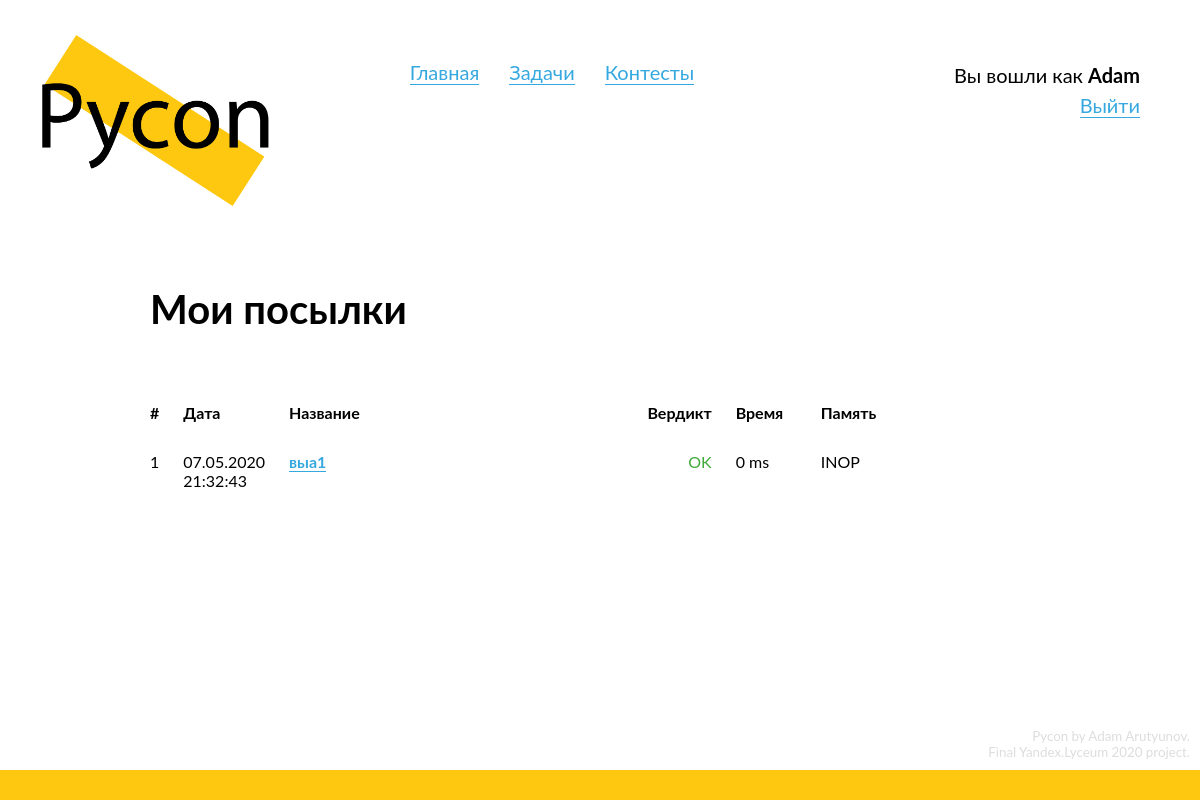
Screenshot of /problems/4/submissions (signed in) with the database file from the repository.
### data/models/user.py (models this page shows, shortened)
class User(SqlAlchemyBase, UserMixin, SerializerMixin):
    __tablename__ = 'users'
    id = Column(Integer, primary_key=True, autoincrement=True)
    login = Column(String, nullable=True)
    email = Column(String, index=True, unique=True, nullable=False)
    hashed_password = Column(String, nullable=True)
    role = Column(Integer, default=0)
    submissions = orm.relation("Submission", back_populates='submitter')
    problems = orm.relation('UserToProblem', back_populates='user')
    contests = orm.relation('UserToContest', back_populates='user')

### data/models/submission.py (models this page shows, shortened)
class Submission(SqlAlchemyBase, SerializerMixin):
    __tablename__ = 'submissions'
    id = Column(Integer, primary_key=True, autoincrement=True)
    submitter_id = Column(Integer, ForeignKey("users.id"))
    submitter = orm.relation("User")
    problem_id = Column(Integer, ForeignKey('problems.id'))
    problem = orm.relation("Problem")
    data = Column(String, nullable=False)
    submit_timestamp = Column(DateTime, default=datetime.datetime.now, nullable=False)
    verdict = Column(String, nullable=True)
    test = Column(Integer, ForeignKey("tests.number"), nullable=True)
    time = Column(Integer, nullable=True)  # Warning, time in ms!
    memory = Column(Integer, nullable=True)  # Warning, memory in KB!

### data/models/problem.py (models this page shows, shortened)
class Problem(SqlAlchemyBase, SerializerMixin):
    __tablename__ = 'problems'
    id = Column(Integer, primary_key=True, autoincrement=True)
    name = Column(String, nullable=True)
    situation = Column(String, nullable=False)
    input_data = Column(String, nullable=True)
    output_data = Column(String, nullable=True)
    tests = orm.relation("Test", back_populates='problem')
    time_limit = Column(Integer, nullable=True)
    memory_limit = Column(Integer, nullable=True)

### Pycon.py (the view)
@app.route('/problems/<int:problem_id>/submissions')
@login_required
def problem_submissions(problem_id):
    session = db_session.create_session()
    submissions = session.query(Submission).join(Problem).filter((Submission.submitter == current_user) &
                                                                 (Problem.id == problem_id))\
                  .order_by(Submission.id.desc()).all()
    return render_template('submissions.html', title=f"Посылки задачи №{problem_id}",
                           submissions=submissions)

### Pycon.py (called while the page is built)
@login_manager.user_loader
def load_user(user_id):
    session = db_session.create_session()
    return session.query(User).get(user_id)

### data/db_session.py (called while the page is built)
def create_session() -> Session:
    global __scoped_session
    return __scoped_session

### templates/submissions.html (shortened to what this page needs)
{% extends "base.html" %}
{% block content %}
  <div class="content-header">
    <h2>
      Мои посылки
    </h2>
  </div>
  <div class="content-block">
    {% if submissions %}
      <table class="submissions-table">
        <tr>
          <th class="id-td">
            <span>
              #
            </span>
          </th>
          <th class="timestamp-td">
            <span>
              Дата
            </span>
          </th>
          <th class="problemname-td">
            <span>
              Название
            </span>
          </th>
          <th class="verdict-td">
            <span>
              Вердикт
            </span>
          </th>
          <th class="time-td">
            <span>
              Время
            </span>
          </th>
          <th class="memory-td">
            <span>
              Память
            </span>
          </th>
        </tr>
        {% for submission in submissions %}
          <tr>
            <td class="id-td">
              {{ submission.id }}
            </td>
            <td class="timestamp-td">
              {{ submission.submit_timestamp.strftime("%d.%m.%Y<br>%H:%M:%S")|safe }}
            </td>
            <td class="problemname-td">
              <a href="/problems/{{ submission.problem.id }}">{{ submission.problem.name }}</a>
            </td>
            <td class="verdict-td">
              {% if submission.verdict == None %}
                <span class="verdict-neutral">
                  Отправлено на проверку
                </span>
              {% elif submission.verdict == 'OK' %}
                <span class="verdict-good">
                  {{ submission.verdict }}
                </span>
              {% else %}
                <span class="verdict-bad">
                  {{ submission.verdict }} #{{ submission.test }}
                </span>
              {% endif %}
            </td>
            <td class="time-td">
              <span>
                {{ submission.time if submission.time else 0 }} ms
              </span>
            </td>
            <td class="memory-td">
              <span>
                INOP
              </span>
            </td>
          </tr>
        {% endfor %}
      </table>
    {% endif %}
  </div>
{% endblock %}

### templates/base.html (shortened to what this page needs)
<!doctype html>
<html lang="en">
  <head>
      <link rel="stylesheet" type="text/css" href="/static/css/style.css">
      <link href="/static/css/codemirror.css" rel="stylesheet">
  </head>
<body>
  <header>
      <a href="/" style="border: none;">
        <div id="logo">
          <img src="/static/img/logo.png">
        </div>
      </a>
      <div id="header-links">
      </div>
      <div id="login-block">
        {% if current_user.is_authenticated %}
          Вы вошли как <b>{{ current_user.login }}</b><br>
        {% else %}
          <script>
            document.write(`<a href="/login?next=${path}">Войти</a><br>`)
          </script>
          <a href="/register">Зарегистрироваться</a>
        {% endif %}
      </div>
  </header>
  <main role="main" id="main">
      {% block content %}{% endblock %}
  </main>
  <footer>
    <div id="credits">
      Pycon by Adam Arutyunov.<br>
      Final Yandex.Lyceum 2020 project.<br>
    </div>
    <div id="footer-div"></div>
  </footer>
</body>
</html>

### static/css/style.css (style rules this page uses)
* { margin: 0; padding: 0; position: relative; }
html { height: 100%; }
:root { --primary-color: #FEC811; --light-grey: #D0D0D0; --very-light-grey: #ECECEC; }
body { position: relative; font-family: "Lato"; font-size: 14pt; min-height: 100%; }
img { width: 100%; }
footer { position: absolute; bottom: 0; width: 100%; }
a { text-decoration: none; color: #35A8E0; border-bottom: 1px solid #35A8E0; }
h2 { font-size: 30pt; margin-bottom: 50px; }
td, th { position: relative; vertical-align: top; border: none; }
th { padding-bottom: 10px; text-align: left; font-weight: bold; }
table { border: none; border-spacing: 2vw 20px; margin-left: -2vw; width: 100%; font-size: 12pt; }
table a { font-weight: bold; }
.content-block { margin-top: 25px; margin-bottom: 50px; }
.content-header { margin-bottom: 50px; }
.id-td { width: 1px; overflow: visible; }
.timestamp-td { width: 10%; }
.time-td { width: 10%; }
.memory-td { width: 10%; }
.verdict-td { text-align: right; width: 20%; }
.verdict-good { color: #40AA3B; }
#login-block { display: inline-block; vertical-align: top; margin-top: 60px; float: right; margin-right: 60px; text-align: right; font-size: 15pt; line-height: 1.5; }
#footer-div { height: 30px; background-color: var(--primary-color); }
#credits { font-size: 10pt; color: #DDD; margin: 10px; text-align: right; }
#logo { width: 20%; margin-left: 35px; margin-top: 35px; display: inline-block; }
#main { margin-top: 75px; margin-left: 150px; width: 65%; min-width: 600px; padding-bottom: 200px; }
#header-links { display: inline-block; margin-left: 130px; margin-top: 60px; vertical-align: top; font-size: 15pt; }

### rows the page displays
User: login "Adam"
Submission: id "1", submit_timestamp "07.05.2020 21:32:43", problem.name "выа1", verdict "OK", time "0"
